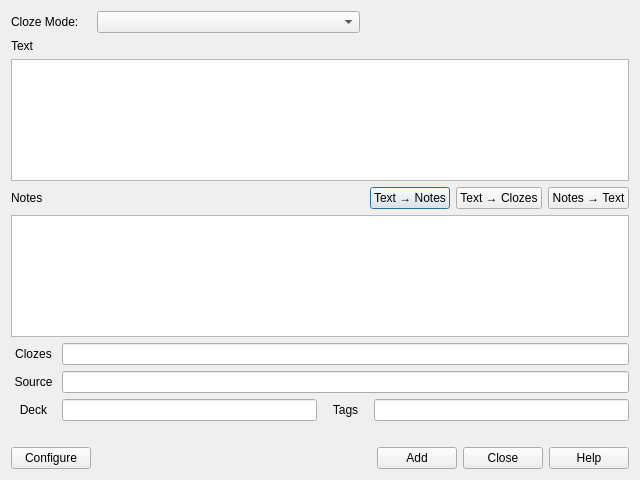
<?xml version="1.0" encoding="UTF-8"?>
<ui version="4.0">
 <author>Adam Mesha</author>
 <class>Dialog</class>
 <widget class="QDialog" name="Dialog">
  <property name="geometry">
   <rect>
    <x>0</x>
    <y>0</y>
    <width>640</width>
    <height>480</height>
   </rect>
  </property>
  <property name="windowTitle">
   <string>Add MCDs</string>
  </property>
  <layout class="QVBoxLayout" name="verticalLayout_3">
   <item>
    <layout class="QVBoxLayout" name="layMain" stretch="0,0,0,0,0,0,0">
     <property name="sizeConstraint">
      <enum>QLayout::SetMinAndMaxSize</enum>
     </property>
     <item>
      <layout class="QHBoxLayout" name="layModeModel">
       <item>
        <widget class="QLabel" name="lblMode">
         <property name="sizePolicy">
          <sizepolicy hsizetype="Minimum" vsizetype="Minimum">
           <horstretch>0</horstretch>
           <verstretch>0</verstretch>
          </sizepolicy>
         </property>
         <property name="minimumSize">
          <size>
           <width>60</width>
           <height>0</height>
          </size>
         </property>
         <property name="maximumSize">
          <size>
           <width>80</width>
           <height>16777215</height>
          </size>
         </property>
         <property name="text">
          <string>Cloze Mode:</string>
         </property>
         <property name="alignment">
          <set>Qt::AlignLeading|Qt::AlignLeft|Qt::AlignVCenter</set>
         </property>
        </widget>
       </item>
       <item>
        <widget class="QComboBox" name="cmbMode"/>
       </item>
       <item>
        <layout class="QHBoxLayout" name="layModelChooser">
         <item>
          <widget class="QWidget" name="modelArea" native="true"/>
         </item>
        </layout>
       </item>
      </layout>
     </item>
     <item>
      <layout class="QVBoxLayout" name="layNotesText">
       <item>
        <widget class="QLabel" name="lblText">
         <property name="text">
          <string>Text</string>
         </property>
        </widget>
       </item>
       <item>
        <widget class="QPlainTextEdit" name="pteText">
         <property name="font">
          <font>
           <family>Arial</family>
           <pointsize>14</pointsize>
          </font>
         </property>
         <property name="tabChangesFocus">
          <bool>true</bool>
         </property>
        </widget>
       </item>
       <item>
        <layout class="QHBoxLayout" name="layNotesLabel">
         <item>
          <widget class="QLabel" name="lblNotes">
           <property name="text">
            <string>Notes</string>
           </property>
          </widget>
         </item>
         <item>
          <spacer name="horizontalSpacer_2">
           <property name="orientation">
            <enum>Qt::Horizontal</enum>
           </property>
           <property name="sizeHint" stdset="0">
            <size>
             <width>40</width>
             <height>20</height>
            </size>
           </property>
          </spacer>
         </item>
         <item>
          <widget class="QPushButton" name="pbtTextToNotes">
           <property name="text">
            <string>Text → Notes</string>
           </property>
          </widget>
         </item>
         <item>
          <widget class="QPushButton" name="pbtTextToClozes">
           <property name="text">
            <string>Text → Clozes</string>
           </property>
          </widget>
         </item>
         <item>
          <widget class="QPushButton" name="pbtNotesToText">
           <property name="text">
            <string>Notes → Text</string>
           </property>
          </widget>
         </item>
        </layout>
       </item>
       <item>
        <widget class="QPlainTextEdit" name="pteNotes">
         <property name="font">
          <font>
           <family>Arial</family>
           <pointsize>14</pointsize>
          </font>
         </property>
         <property name="tabChangesFocus">
          <bool>true</bool>
         </property>
        </widget>
       </item>
      </layout>
     </item>
     <item>
      <layout class="QHBoxLayout" name="layClozes">
       <item>
        <widget class="QLabel" name="lblClozes">
         <property name="sizePolicy">
          <sizepolicy hsizetype="Minimum" vsizetype="Preferred">
           <horstretch>0</horstretch>
           <verstretch>0</verstretch>
          </sizepolicy>
         </property>
         <property name="maximumSize">
          <size>
           <width>45</width>
           <height>16777215</height>
          </size>
         </property>
         <property name="text">
          <string>Clozes</string>
         </property>
         <property name="alignment">
          <set>Qt::AlignCenter</set>
         </property>
        </widget>
       </item>
       <item>
        <widget class="QLineEdit" name="lneClozes">
         <property name="sizePolicy">
          <sizepolicy hsizetype="Preferred" vsizetype="Fixed">
           <horstretch>0</horstretch>
           <verstretch>0</verstretch>
          </sizepolicy>
         </property>
        </widget>
       </item>
      </layout>
     </item>
     <item>
      <layout class="QHBoxLayout" name="laySource">
       <item>
        <widget class="QLabel" name="lblSource">
         <property name="sizePolicy">
          <sizepolicy hsizetype="Minimum" vsizetype="Preferred">
           <horstretch>0</horstretch>
           <verstretch>0</verstretch>
          </sizepolicy>
         </property>
         <property name="maximumSize">
          <size>
           <width>45</width>
           <height>16777215</height>
          </size>
         </property>
         <property name="text">
          <string>Source</string>
         </property>
         <property name="alignment">
          <set>Qt::AlignCenter</set>
         </property>
        </widget>
       </item>
       <item>
        <widget class="QLineEdit" name="lneSource">
         <property name="sizePolicy">
          <sizepolicy hsizetype="Preferred" vsizetype="Fixed">
           <horstretch>0</horstretch>
           <verstretch>0</verstretch>
          </sizepolicy>
         </property>
        </widget>
       </item>
      </layout>
     </item>
     <item>
      <layout class="QHBoxLayout" name="layTags">
       <item>
        <widget class="QLabel" name="lblDeck">
         <property name="sizePolicy">
          <sizepolicy hsizetype="Minimum" vsizetype="Preferred">
           <horstretch>0</horstretch>
           <verstretch>0</verstretch>
          </sizepolicy>
         </property>
         <property name="minimumSize">
          <size>
           <width>0</width>
           <height>0</height>
          </size>
         </property>
         <property name="maximumSize">
          <size>
           <width>45</width>
           <height>16777215</height>
          </size>
         </property>
         <property name="text">
          <string>Deck</string>
         </property>
         <property name="alignment">
          <set>Qt::AlignCenter</set>
         </property>
        </widget>
       </item>
       <item>
        <widget class="QLineEdit" name="lneDeck">
         <property name="sizePolicy">
          <sizepolicy hsizetype="Preferred" vsizetype="Fixed">
           <horstretch>0</horstretch>
           <verstretch>0</verstretch>
          </sizepolicy>
         </property>
        </widget>
       </item>
       <item>
        <widget class="QLabel" name="lblTags">
         <property name="sizePolicy">
          <sizepolicy hsizetype="Minimum" vsizetype="Preferred">
           <horstretch>0</horstretch>
           <verstretch>0</verstretch>
          </sizepolicy>
         </property>
         <property name="minimumSize">
          <size>
           <width>0</width>
           <height>0</height>
          </size>
         </property>
         <property name="maximumSize">
          <size>
           <width>45</width>
           <height>16777215</height>
          </size>
         </property>
         <property name="text">
          <string>Tags</string>
         </property>
         <property name="alignment">
          <set>Qt::AlignCenter</set>
         </property>
        </widget>
       </item>
       <item>
        <widget class="QLineEdit" name="lneTags">
         <property name="sizePolicy">
          <sizepolicy hsizetype="Preferred" vsizetype="Fixed">
           <horstretch>0</horstretch>
           <verstretch>0</verstretch>
          </sizepolicy>
         </property>
        </widget>
       </item>
      </layout>
     </item>
     <item>
      <layout class="QHBoxLayout" name="layStatus">
       <item>
        <widget class="QLabel" name="lblStatus">
         <property name="text">
          <string/>
         </property>
        </widget>
       </item>
      </layout>
     </item>
     <item>
      <layout class="QHBoxLayout" name="layButtons">
       <item>
        <widget class="QPushButton" name="pbtConfigure">
         <property name="sizePolicy">
          <sizepolicy hsizetype="Preferred" vsizetype="Fixed">
           <horstretch>0</horstretch>
           <verstretch>0</verstretch>
          </sizepolicy>
         </property>
         <property name="text">
          <string>Configure</string>
         </property>
         <property name="checkable">
          <bool>false</bool>
         </property>
        </widget>
       </item>
       <item>
        <spacer name="horizontalSpacer">
         <property name="orientation">
          <enum>Qt::Horizontal</enum>
         </property>
         <property name="sizeHint" stdset="0">
          <size>
           <width>40</width>
           <height>20</height>
          </size>
         </property>
        </spacer>
       </item>
       <item>
        <widget class="QPushButton" name="pbtAdd">
         <property name="text">
          <string>Add</string>
         </property>
        </widget>
       </item>
       <item>
        <widget class="QDialogButtonBox" name="buttonBox">
         <property name="sizePolicy">
          <sizepolicy hsizetype="Maximum" vsizetype="Minimum">
           <horstretch>0</horstretch>
           <verstretch>0</verstretch>
          </sizepolicy>
         </property>
         <property name="orientation">
          <enum>Qt::Horizontal</enum>
         </property>
         <property name="standardButtons">
          <set>QDialogButtonBox::Close|QDialogButtonBox::Help</set>
         </property>
         <property name="centerButtons">
          <bool>false</bool>
         </property>
        </widget>
       </item>
      </layout>
     </item>
    </layout>
   </item>
  </layout>
 </widget>
 <tabstops>
  <tabstop>pteText</tabstop>
  <tabstop>pbtTextToNotes</tabstop>
  <tabstop>pbtTextToClozes</tabstop>
  <tabstop>pbtNotesToText</tabstop>
  <tabstop>pteNotes</tabstop>
  <tabstop>lneSource</tabstop>
  <tabstop>lneClozes</tabstop>
  <tabstop>lneTags</tabstop>
  <tabstop>cmbMode</tabstop>
  <tabstop>pbtConfigure</tabstop>
  <tabstop>pbtAdd</tabstop>
  <tabstop>buttonBox</tabstop>
 </tabstops>
 <resources/>
 <connections>
  <connection>
   <sender>buttonBox</sender>
   <signal>accepted()</signal>
   <receiver>Dialog</receiver>
   <slot>accept()</slot>
   <hints>
    <hint type="sourcelabel">
     <x>248</x>
     <y>254</y>
    </hint>
    <hint type="destinationlabel">
     <x>157</x>
     <y>274</y>
    </hint>
   </hints>
  </connection>
  <connection>
   <sender>buttonBox</sender>
   <signal>rejected()</signal>
   <receiver>Dialog</receiver>
   <slot>reject()</slot>
   <hints>
    <hint type="sourcelabel">
     <x>316</x>
     <y>260</y>
    </hint>
    <hint type="destinationlabel">
     <x>286</x>
     <y>274</y>
    </hint>
   </hints>
  </connection>
 </connections>
</ui>
